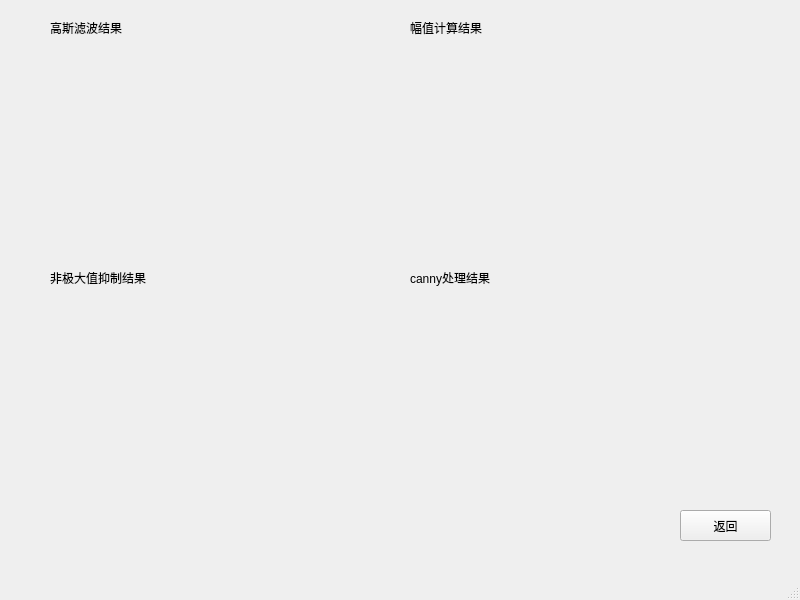
<?xml version="1.0" encoding="UTF-8"?>
<ui version="4.0">
 <class>CannyMianWindow</class>
 <widget class="QMainWindow" name="CannyMianWindow">
  <property name="geometry">
   <rect>
    <x>0</x>
    <y>0</y>
    <width>800</width>
    <height>600</height>
   </rect>
  </property>
  <property name="windowTitle">
   <string>MainWindow</string>
  </property>
  <widget class="QWidget" name="centralwidget">
   <widget class="QPushButton" name="backButton">
    <property name="geometry">
     <rect>
      <x>680</x>
      <y>510</y>
      <width>91</width>
      <height>31</height>
     </rect>
    </property>
    <property name="text">
     <string>返回</string>
    </property>
   </widget>
   <widget class="QLabel" name="label_1">
    <property name="geometry">
     <rect>
      <x>50</x>
      <y>50</y>
      <width>261</width>
      <height>211</height>
     </rect>
    </property>
    <property name="text">
     <string/>
    </property>
   </widget>
   <widget class="QLabel" name="label_2">
    <property name="geometry">
     <rect>
      <x>410</x>
      <y>50</y>
      <width>261</width>
      <height>211</height>
     </rect>
    </property>
    <property name="text">
     <string/>
    </property>
   </widget>
   <widget class="QLabel" name="label_3">
    <property name="geometry">
     <rect>
      <x>50</x>
      <y>290</y>
      <width>261</width>
      <height>211</height>
     </rect>
    </property>
    <property name="text">
     <string/>
    </property>
   </widget>
   <widget class="QLabel" name="label_4">
    <property name="geometry">
     <rect>
      <x>410</x>
      <y>290</y>
      <width>261</width>
      <height>211</height>
     </rect>
    </property>
    <property name="text">
     <string/>
    </property>
   </widget>
   <widget class="QLabel" name="picture_1">
    <property name="geometry">
     <rect>
      <x>50</x>
      <y>20</y>
      <width>171</width>
      <height>16</height>
     </rect>
    </property>
    <property name="text">
     <string>高斯滤波结果</string>
    </property>
   </widget>
   <widget class="QLabel" name="picture_2">
    <property name="geometry">
     <rect>
      <x>410</x>
      <y>20</y>
      <width>171</width>
      <height>16</height>
     </rect>
    </property>
    <property name="text">
     <string>幅值计算结果</string>
    </property>
   </widget>
   <widget class="QLabel" name="picture_3">
    <property name="geometry">
     <rect>
      <x>50</x>
      <y>270</y>
      <width>171</width>
      <height>16</height>
     </rect>
    </property>
    <property name="text">
     <string>非极大值抑制结果</string>
    </property>
   </widget>
   <widget class="QLabel" name="picture_4">
    <property name="geometry">
     <rect>
      <x>410</x>
      <y>270</y>
      <width>171</width>
      <height>16</height>
     </rect>
    </property>
    <property name="text">
     <string>canny处理结果</string>
    </property>
   </widget>
  </widget>
  <widget class="QMenuBar" name="menubar">
   <property name="geometry">
    <rect>
     <x>0</x>
     <y>0</y>
     <width>800</width>
     <height>23</height>
    </rect>
   </property>
  </widget>
  <widget class="QStatusBar" name="statusbar"/>
 </widget>
 <resources/>
 <connections/>
</ui>
